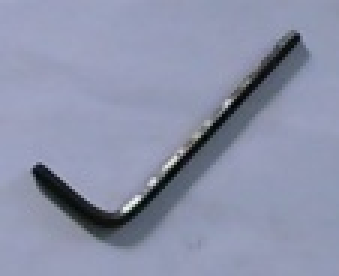
#> input picture scene/allen_key.jpg, 113 x 92 px (shown 3 times larger); its folder holds only this picture in this run
$ python -i io_helper.py   (imports and definitions only)
#> lines starting #> are read from the running program, lines starting #| are printed output that depends on the picture; after the words box and inside, x2 and y2 are one past the last pixel; in counts of white or black regions, pixels touching at a corner belong together
#> further down, picture is the input picture: shape (92, 113, 3); mean B, G, R 170, 146, 140.1
import cv2 as cv
import numpy as np


NumberOfGraspPoints = 2 # number of grasp points per object
# [1 line not run here, left out]
CurrentGraspPoint = 0

# mouse callback function to draw the circle when the mouse is clicked
# [55 lines left out: functions draw_circle, get_grasp_locations, not called in this run]

#fucntion ot get the centrid of an object
def get_centroid(scene_image):

    """
    get the centroid of the object.
    """

    # convert the image to grayscale
    template = cv.cvtColor(scene_image.copy(), cv.COLOR_BGR2GRAY)
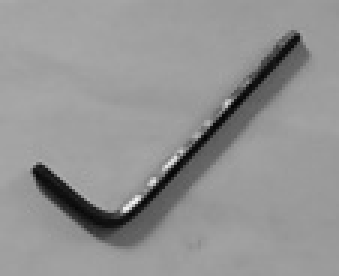
#> template: shape (92, 113) (shown 3 times larger); min 4, max 242, mean 147

    # gausian blur the image
    template = cv.GaussianBlur(template, (3, 3), 0)

    # otsu's thresholding
    ret, thresh = cv.threshold(template, 0, 255, cv.THRESH_BINARY_INV + cv.THRESH_OTSU)
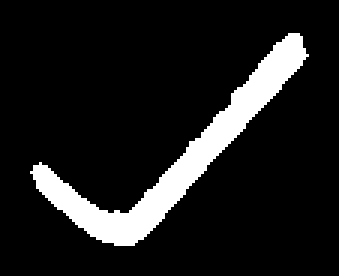
#> thresh: shape (92, 113) (shown 3 times larger); 11.3% white; 1 white region, box (x1, y1, x2, y2) and area: (10, 11, 103, 82) 1174
#> ret = 113

    # declaring morphological operation element
    element = cv.getStructuringElement(cv.MORPH_RECT, (3, 3))

    # morphological closing
    closed_image = cv.morphologyEx(thresh, cv.MORPH_CLOSE, element)
#> closed_image: shape (92, 113); 11.3% white; 1 white region

    # find contours
    contours, hierarchy = cv.findContours(closed_image, cv.RETR_EXTERNAL, cv.CHAIN_APPROX_NONE)
#> contours = 1 contour; box (x1, y1, x2, y2) and area: (10, 11, 103, 82) 1070

    # get the largest contour
    max_contour = max(contours, key=cv.contourArea)
#> max_contour = contour of 210 points, box (x1, y1, x2, y2) (10, 11, 103, 82), area 1070

    # get the centroid of the largest contour
    M = cv.moments(max_contour)
#> M = moments, m00 1070, centre m10/m00, m01/m00 = (59.22, 51.75)

    # get the centroid
    cx = int(M['m10'] / M['m00'])
#> cx = 59
    cy = int(M['m01'] / M['m00'])
#> cy = 51

    # return the centroid
    return (cx, cy)

# fucntion to calculate mid point of a given two points
# [13 lines left out: function get_midpoint, not called in this run]


>>> import cv2
>>> picture = cv2.imread('scene/allen_key.jpg')
>>> result = get_centroid(picture)
#> result = (59, 51)

$ run again, on scene/robot_part_circular.jpg
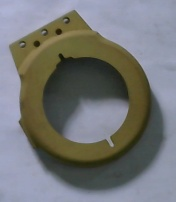
#> input picture scene/robot_part_circular.jpg, 176 x 202 px
#> picture is the input picture: shape (202, 176, 3); mean B, G, R 117.3, 117.7, 116.2
#> in get_centroid, `template = cv.cvtColor(scene_image.copy(), cv.COLOR_BGR2GRAY)`:
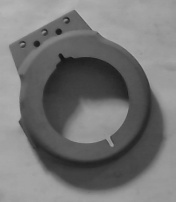
#> template: shape (202, 176); min 15, max 182, mean 117.3
#> in get_centroid, `ret, thresh = cv.threshold(template, 0, 255, cv.THRESH_BINARY_INV + cv..`:
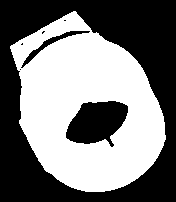
#> thresh: shape (202, 176); 48.3% white; 1 white region, box (x1, y1, x2, y2) and area: (10, 11, 166, 192) 17168
#> ret = 115
#> closed_image: shape (202, 176); 48.4% white; 1 white region
#> contours = 1 contour; box (x1, y1, x2, y2) and area: (10, 11, 166, 192) 19234
#> max_contour = contour of 466 points, box (x1, y1, x2, y2) (10, 11, 166, 192), area 19234
#> M = moments, m00 19234, centre m10/m00, m01/m00 = (86.44, 106.7)
#> cx = 86
#> cy = 106
#> result = (86, 106)

$ run again, on scene/robot_part_long.jpg
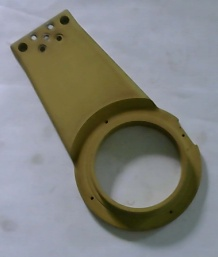
#> input picture scene/robot_part_long.jpg, 218 x 257 px
#> picture is the input picture: shape (257, 218, 3); mean B, G, R 125.5, 130.3, 129.7
#> in get_centroid, `template = cv.cvtColor(scene_image.copy(), cv.COLOR_BGR2GRAY)`:
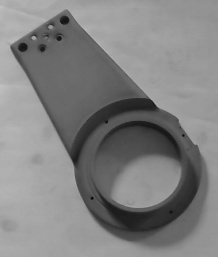
#> template: shape (257, 218); min 7, max 193, mean 129.6
#> in get_centroid, `ret, thresh = cv.threshold(template, 0, 255, cv.THRESH_BINARY_INV + cv..`:
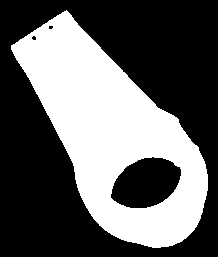
#> thresh: shape (257, 218); 38.4% white; 1 white region, box (x1, y1, x2, y2) and area: (11, 10, 208, 248) 21540
#> ret = 120
#> closed_image: shape (257, 218); 38.5% white; 1 white region
#> contours = 1 contour; box (x1, y1, x2, y2) and area: (11, 10, 208, 248) 23896
#> max_contour = contour of 560 points, box (x1, y1, x2, y2) (11, 10, 208, 248), area 23896
#> M = moments, m00 23896, centre m10/m00, m01/m00 = (115.1, 137.8)
#> cx = 115
#> cy = 137
#> result = (115, 137)
